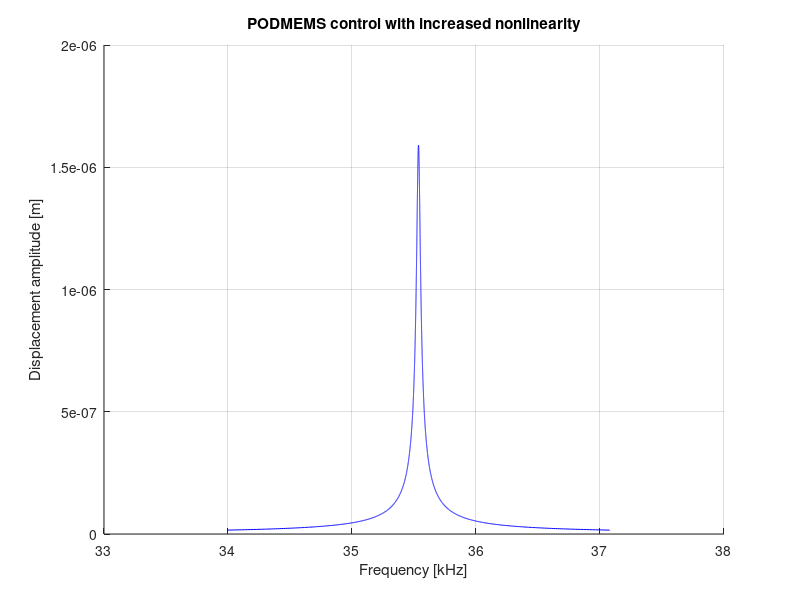

This figure's MATLAB source:
%% Frequency response of a MEMS Duffing oscillator
clear all; 
%clf; 
tic
'////////////////////////'
%Equations:
%M*x'' + D*x' + K*x + kappa*x = F0*cos(w*t)
%x'' + 2*D_M2w0*w0*x' + w0^2*x + kappa_M*x = F0_M*cos(Omega*t)
u = 1e-6;
E=160e9; 
L=294.7e-6; H=20e-6; W=2e-6;
L=108.7e-6; H=20e-6; W=2e-6;
I=W^3*H/12;
alpha = 2.5e-6;
DT = 195;
K1 = 3*E*I/(L/2)^3
L=L*(1+alpha*DT);
H=H*(1+alpha*DT);
W=W*(1+alpha*DT);
I=W^3*H/12;
K2 = 3*E*I/(L/2)^3
M = 8e-10; 
%M = 500*u * 500*u * 20*u * 2300; 
w1=sqrt(K1/M)
w2=sqrt(K2/M)
K=K2

K1
K2
K = K2;

%Parameters
    %M = 8e-10; %mass 8e-10
    D = 1*1.55e-7; %damping 1.55e-7
    %K = 2; %stiffness 2
    %kappa = 1 * 4.1e10; %nonlinearity 4.1e10
    kappa = 0 * 2.6e10; %nonlinearity 4.1e10
    N = 70; e0 = 8.854e-12; h = 10e-6; g = 3e-6; 
    V = 7.3;
    F0 = 1*0.5* 2*N*1/2*e0*h/g*V^2; %Force amplitude
    w0 = sqrt(K/M);
    Q = w0*M/D
    xmax = F0/w0/D;
    amplitude = linspace(0.01, 2, 10000)*xmax; %Range for displacement amplitude
%Eqn conversion 
    w0 = sqrt(K/M); %Primary resonance
    kappa_M = kappa/M; 
    F0_M = F0/M; 
    D_M2w0 = D/(M*2*w0); %linear damping
j1 = 0; j2 = 0; j3 = 0;

%% Plots 
for j = 1 : 1 : length(amplitude)
    %Eigen values and w/w0
        w_w0_23(j)=(1+3*kappa_M/(8*w0^2)*amplitude(j)^2+sqrt((F0_M/(2*w0^2*amplitude(j)))^2-D_M2w0^2));
        lambda_w_w0_23_1 = sqrt(-(w_w0_23(j)-w0-3*kappa_M/(8*w0)*amplitude(j)^2)*(w_w0_23(j)-w0-9*kappa_M/(8*w0)*amplitude(j)^2))-(D_M2w0*w0);
        w_w0_1(j)=(1+3*kappa_M/(8*w0^2)*amplitude(j)^2-sqrt((F0_M/(2*w0^2*amplitude(j)))^2-D_M2w0^2));
        lambda_w_w0_1_1 = sqrt(-(w_w0_1(j)-w0-3*kappa_M/(8*w0)*amplitude(j)^2)*(w_w0_1(j)-w0- 9*kappa_M/(8*w0)*amplitude(j)^2))-(D_M2w0*w0);
	if lambda_w_w0_23_1==conj(lambda_w_w0_1_1) 
        break %Terminate 
    else
        if kappa_M > 0 %Spring hardening case
            j1 = j1 + 1;
            X1(j1) = w_w0_1(j);
            Y1(j1) = amplitude(j);
            stability = (w_w0_23(j)*w0-w0-3*kappa_M/(8*w0)*amplitude(j)^2)*(w_w0_23(j)*w0-w0- 9*kappa_M/(8*w0)*amplitude(j)^2)+(D_M2w0*w0)^2;
            if stability < 0 %if < 0, then it is unstable
                j2 = j2 + 1;
                X2(j2) = w_w0_23(j);
                Y2(j2) = amplitude(j);
            else %if stable
                j3 = j3 + 1;
                X3(j3) = w_w0_23(j);
                Y3(j3) = amplitude(j);
            end
        else %Spring softening case
            j1 = j1 + 1;
            X1(j1) = w_w0_23(j);
            Y1(j1) = amplitude(j);
            stability = (w_w0_1(j)*w0-w0-3*kappa_M/(8*w0)*amplitude(j)^2)*(w_w0_1(j)*w0-w0- 9*kappa_M/(8*w0)*amplitude(j)^2)+(D_M2w0*w0)^2;
            if stability < 0 %if < 0, then it is unstable
                j2 = j2 + 1;
                X2(j2) = w_w0_1(j);
                Y2(j2) = amplitude(j);
            else %if stable
                j3 = j3 + 1;
                X3(j3) = w_w0_1(j);
                Y3(j3) = amplitude(j);
            end
        end
	end
end
%Figure displacy
    k = 1000;
    figure(1); hold on; grid on;
    if exist('X2') %If there is an unstable curve
        plot(X2*w0/k/2/pi,Y2,'g'); 
    end
    plot(X1*w0/k/2/pi,Y1,'b'); 
    plot(X3*w0/k/2/pi,Y3,'b');
    title(sprintf('PODMEMS control with increased nonlinearity',M,D,K,kappa,Q));
    ylabel('Displacement amplitude [m]');
    %xlabel(strcat('Frequency [kHz]', sprintf('      w0=%0.3g, F0=%0.3g',w0,F0)));
    xlabel('Frequency [kHz]');
toc    
